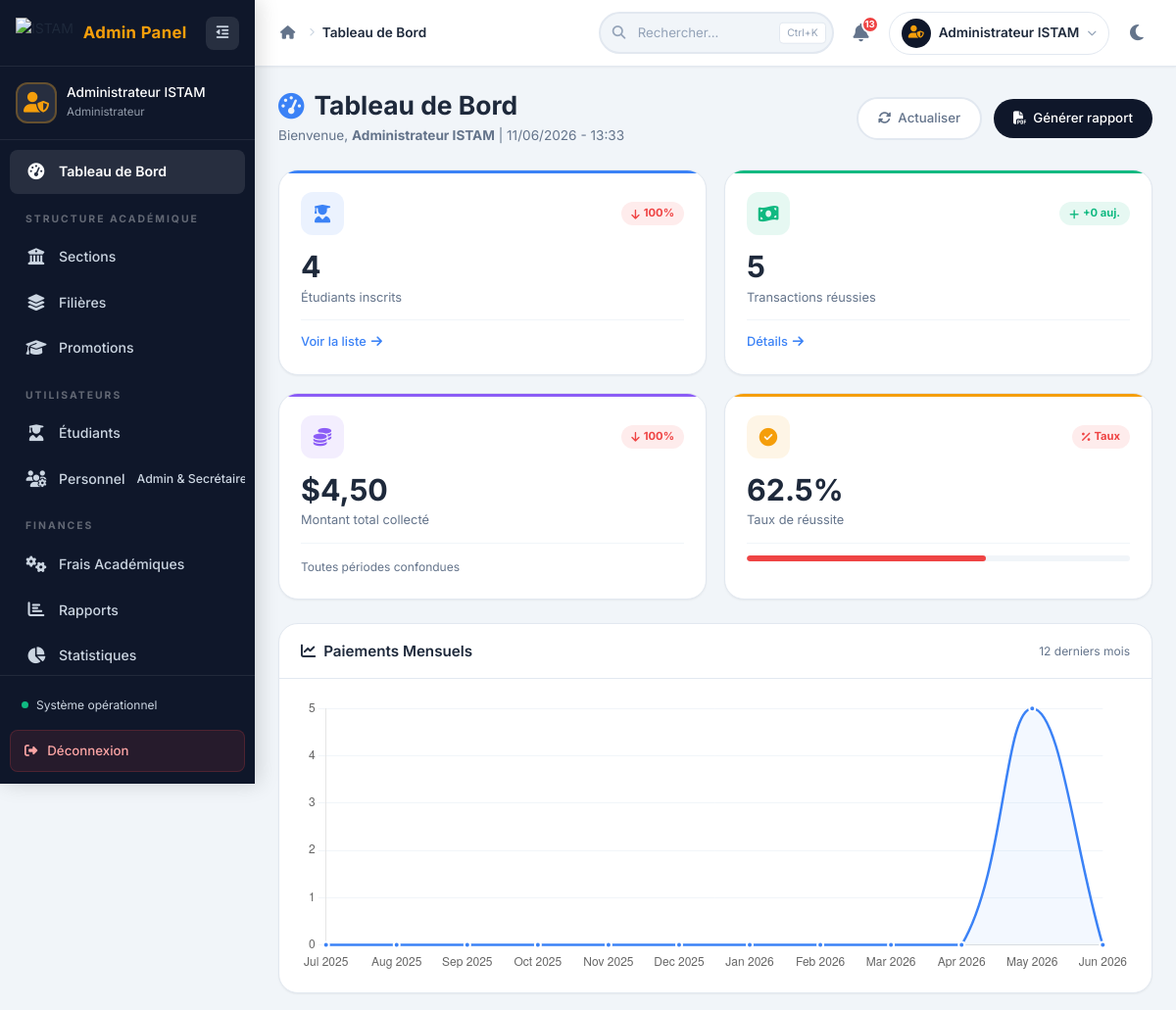
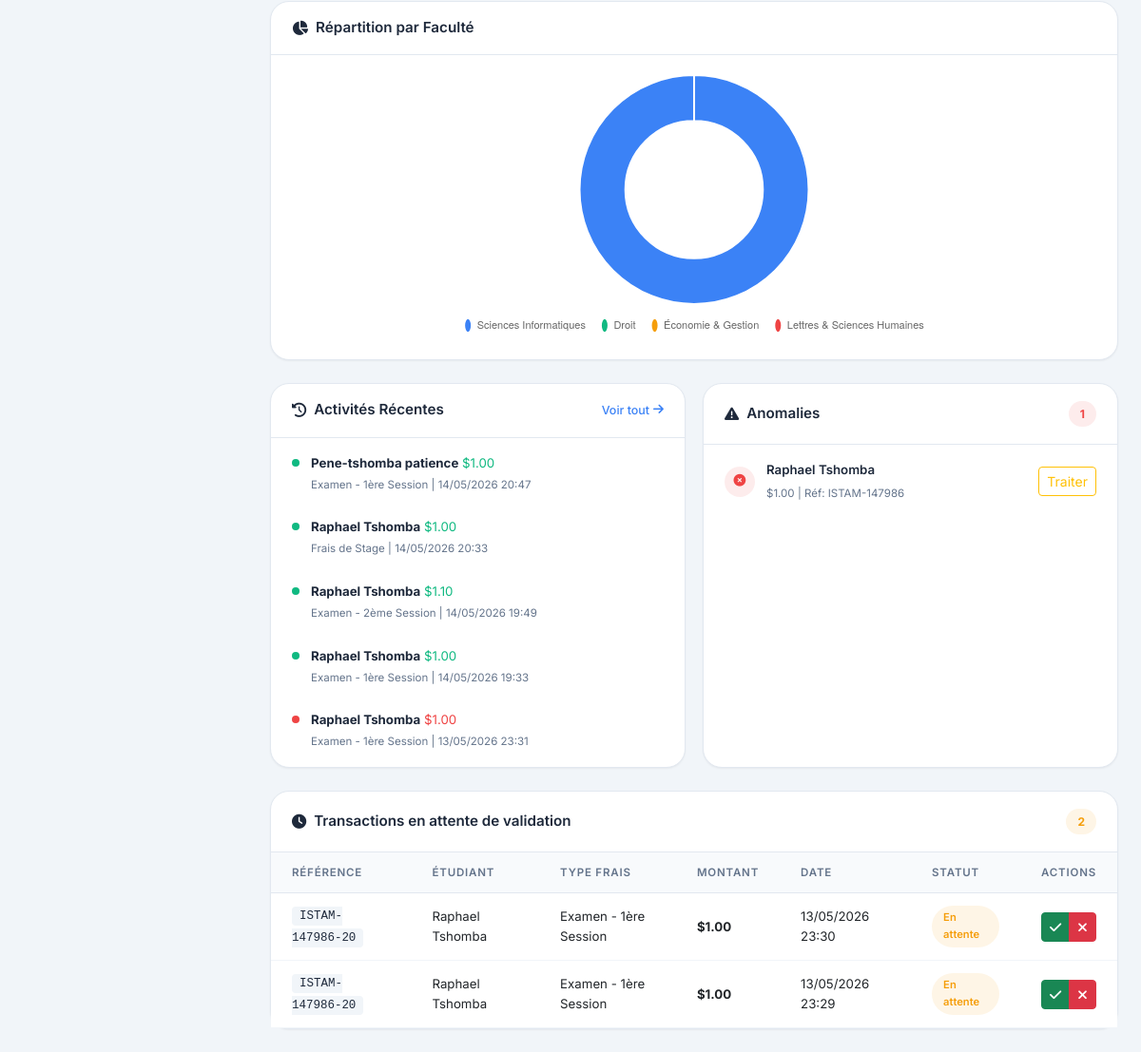
/admin/dashboard.php (signed in), run on the app's committed database (2 pictures, top to bottom).
### tables this page shows
CREATE TABLE IF NOT EXISTS `paiements` (
  `id_paiement` int(11) NOT NULL AUTO_INCREMENT,
  `id_etudiant` int(11) NOT NULL,
  `id_frais` int(11) NOT NULL,
  `montant_paye` decimal(10,2) NOT NULL,
  `date_paiement` timestamp NULL DEFAULT CURRENT_TIMESTAMP,
  `statut` enum('en_attente','succes','echec') DEFAULT 'en_attente',
  `reference_transaction` varchar(100) NOT NULL,
  PRIMARY KEY (`id_paiement`),
  UNIQUE KEY `reference_transaction` (`reference_transaction`),
  KEY `id_etudiant` (`id_etudiant`),
  KEY `id_frais` (`id_frais`),
  KEY `idx_pay_stat` (`statut`)
);

CREATE TABLE IF NOT EXISTS `utilisateurs` (
  `id_utilisateur` int(11) NOT NULL AUTO_INCREMENT,
  `nom` varchar(100) NOT NULL,
  `email` varchar(150) NOT NULL,
  `mot_de_passe` varchar(255) NOT NULL,
  `role` enum('admin','secretaire','etudiant') NOT NULL,
  `statut_compte` varchar(20) DEFAULT 'actif',
  `created_at` timestamp NULL DEFAULT CURRENT_TIMESTAMP,
  PRIMARY KEY (`id_utilisateur`),
  UNIQUE KEY `email` (`email`)
);

CREATE TABLE IF NOT EXISTS `frais` (
  `id_frais` int(11) NOT NULL AUTO_INCREMENT,
  `type_frais` varchar(100) NOT NULL,
  `montant` decimal(10,2) NOT NULL,
  `devise` varchar(10) DEFAULT 'USD',
  `taux_change` decimal(10,4) DEFAULT '2300.0000',
  `montant_fc` decimal(12,2) DEFAULT NULL,
  `annee_academique` varchar(20) NOT NULL,
  `date_limite` date DEFAULT NULL,
  `id_filiere` int(11) DEFAULT NULL,
  `id_promotion` int(11) DEFAULT NULL,
  PRIMARY KEY (`id_frais`),
  KEY `id_filiere` (`id_filiere`),
  KEY `fk_frais_promotion` (`id_promotion`)
);

### admin/dashboard.php (the view, shortened to what the rows shown need)
<?php
$db = Database::getInstance();
$admin_id = $_SESSION['user_id'] ?? 1;
$mois_labels = [];
$mois_valeurs = [];
for ($i = 11; $i >= 0; $i--) {
    $mois = date('Y-m', strtotime("-{$i} months"));
    $mois_labels[] = date('M Y', strtotime("-{$i} months"));
    $stmt = $db->prepare("SELECT COUNT(*) as total FROM paiements WHERE statut = 'succes' AND DATE_FORMAT(date_paiement, '%Y-%m') = :mois");
    $stmt->execute(['mois' => $mois]);
    $mois_valeurs[] = (int)($stmt->fetch()['total'] ?? 0);
}
$stmt = $db->query("
    SELECT f.nom_faculte, COUNT(p.id_paiement) as total
    FROM facultes f
    LEFT JOIN filieres fi ON f.id_faculte = fi.id_faculte
    LEFT JOIN etudiants e ON fi.id_filiere = e.id_filiere
    LEFT JOIN paiements p ON e.id_etudiant = p.id_etudiant AND p.statut = 'succes'
    GROUP BY f.id_faculte
    ORDER BY total DESC
");
$facultes_data = $stmt->fetchAll();
$facultes_labels = array_column($facultes_data, 'nom_faculte');
$facultes_valeurs = array_column($facultes_data, 'total');
$stmt = $db->query("
    SELECT p.id_paiement, u.nom as nom_etudiant, f.type_frais, p.montant_paye, p.date_paiement, p.statut, p.reference_transaction
    FROM paiements p
    JOIN etudiants e ON p.id_etudiant = e.id_etudiant
    JOIN utilisateurs u ON e.id_utilisateur = u.id_utilisateur
    JOIN frais f ON p.id_frais = f.id_frais
    ORDER BY p.date_paiement DESC
    LIMIT 5
");
$activites = $stmt->fetchAll();
$stmt = $db->query("
    SELECT p.id_paiement, u.nom as nom_etudiant, f.type_frais, p.montant_paye, p.date_paiement, p.reference_transaction
    FROM paiements p
    JOIN etudiants e ON p.id_etudiant = e.id_etudiant
    JOIN utilisateurs u ON e.id_utilisateur = u.id_utilisateur
    JOIN frais f ON p.id_frais = f.id_frais
    WHERE p.statut = 'echec'
    ORDER BY p.date_paiement DESC
    LIMIT 5
");
$anomalies = $stmt->fetchAll();
$stmt = $db->query("
    SELECT p.id_paiement, u.nom as nom_etudiant, f.type_frais, p.montant_paye, p.date_paiement, p.reference_transaction
    FROM paiements p
    JOIN etudiants e ON p.id_etudiant = e.id_etudiant
    JOIN utilisateurs u ON e.id_utilisateur = u.id_utilisateur
    JOIN frais f ON p.id_frais = f.id_frais
    WHERE p.statut = 'en_attente'
    ORDER BY p.date_paiement DESC
    LIMIT 10
");
$transactions = $stmt->fetchAll();
$stmt = $db->prepare("SELECT COUNT(*) as total FROM notifications WHERE id_utilisateur = :admin_id AND statut = 'non_lu'");
$stmt->execute(['admin_id' => $admin_id]);
$notifications_non_lues = $stmt->fetch()['total'] ?? 0;
?>
<!DOCTYPE html>
<html lang="fr">
<head>
    <link href="https://cdn.jsdelivr.net/npm/bootstrap@5.3.0/dist/css/bootstrap.min.css" rel="stylesheet">
    <link href="https://cdnjs.cloudflare.com/ajax/libs/font-awesome/6.4.0/css/all.min.css" rel="stylesheet">
    <link rel="stylesheet" href="../assets/css/admin/dashboard_admin.css">
</head>
<body>
    <div class="admin-layout">
        <div class="main-content">
            <main class="dashboard-content">
                <header class="dashboard-header">
                    <div class="row align-items-center">
                        <div class="col-lg-6">
                            <h1 class="dashboard-title">
                                <i class="fas fa-tachometer-alt"></i> Tableau de Bord
                            </h1>
                        </div>
                    </div>
                </header>
                <div class="info-grid">
                    <div class="info-card">
                        <div class="info-card-body">
                            <?php if (empty($activites)): ?>
                                <div class="empty-state">
                                    <i class="fas fa-inbox"></i>
                                    <p>Aucune activité récente</p>
                                </div>
                            <?php else: ?>
                                <?php foreach ($activites as $activite): ?>
                                    <div class="activity-item">
                                        <div class="activity-dot <?= $activite['statut'] === 'succes' ? 'dot-success' : ($activite['statut'] === 'echec' ? 'dot-danger' : 'dot-warning') ?>"></div>
                                        <div class="activity-info">
                                            <p class="activity-name">
                                                <strong><?= htmlspecialchars($activite['nom_etudiant']) ?></strong>
                                                <span class="text-<?= $activite['statut'] === 'succes' ? 'success' : ($activite['statut'] === 'echec' ? 'danger' : 'warning') ?>">
                                                    $<?= number_format($activite['montant_paye'], 2) ?>
                                                </span>
                                            </p>
                                            <small class="activity-detail">
                                                <?= htmlspecialchars($activite['type_frais']) ?> |
                                                <?= date('d/m/Y H:i', strtotime($activite['date_paiement'])) ?>
                                            </small>
                                        </div>
                                    </div>
                                <?php endforeach; ?>
                            <?php endif; ?>
                        </div>
                    </div>
                    <div class="info-card">
                        <div class="info-card-body">
                            <?php if (empty($anomalies)): ?>
                                <div class="empty-state">
                                    <i class="fas fa-check-circle text-success"></i>
                                    <p>Aucune anomalie détectée</p>
                                </div>
                            <?php else: ?>
                                <?php foreach ($anomalies as $anomalie): ?>
                                    <div class="anomaly-item">
                                        <div class="anomaly-status status-failed">
                                            <i class="fas fa-times-circle"></i>
                                        </div>
                                        <div class="anomaly-info">
                                            <p class="anomaly-name"><?= htmlspecialchars($anomalie['nom_etudiant']) ?></p>
                                            <small>
                                                $<?= number_format($anomalie['montant_paye'], 2) ?> |
                                                Réf: <?= htmlspecialchars(substr($anomalie['reference_transaction'], 0, 12)) ?>
                                            </small>
                                        </div>
                                        <a href="gestion_anomalies.php?id=<?= $anomalie['id_paiement'] ?>" class="btn btn-sm btn-outline-warning">Traiter</a>
                                    </div>
                                <?php endforeach; ?>
                            <?php endif; ?>
                        </div>
                    </div>
                </div>
                <div class="table-card">
                    <div class="table-responsive">
                        <table class="table admin-table">
                            <thead>
                                <tr>
                                    <th>Référence</th>
                                    <th>Étudiant</th>
                                    <th>Type Frais</th>
                                    <th>Montant</th>
                                    <th>Date</th>
                                    <th>Statut</th>
                                    <th>Actions</th>
                                </tr>
                            </thead>
                            <tbody>
                                <?php if (empty($transactions)): ?>
                                    <tr>
                                        <td colspan="7">
                                            <div class="empty-state py-4">
                                                <i class="fas fa-check-circle text-success"></i>
                                                <p>Aucune transaction en attente</p>
                                            </div>
                                        </td>
                                    </tr>
                                <?php else: ?>
                                    <?php foreach ($transactions as $tr): ?>
                                        <tr>
                                            <td><code><?= htmlspecialchars(substr($tr['reference_transaction'], 0, 15)) ?></code></td>
                                            <td><?= htmlspecialchars($tr['nom_etudiant']) ?></td>
                                            <td><?= htmlspecialchars($tr['type_frais'] ?? 'N/A') ?></td>
                                            <td><strong>$<?= number_format($tr['montant_paye'], 2) ?></strong></td>
                                            <td><?= date('d/m/Y H:i', strtotime($tr['date_paiement'])) ?></td>
                                            <td><span class="status-pill pill-warning">En attente</span></td>
                                            <td>
                                                <div class="btn-group btn-group-sm">
                                                    <a href="valider_transaction.php?id=<?= $tr['id_paiement'] ?>" class="btn btn-success" title="Valider">
                                                        <i class="fas fa-check"></i>
                                                    </a>
                                                    <a href="rejeter_transaction.php?id=<?= $tr['id_paiement'] ?>" class="btn btn-danger" title="Rejeter">
                                                        <i class="fas fa-times"></i>
                                                    </a>
                                                </div>
                                            </td>
                                        </tr>
                                    <?php endforeach; ?>
                                <?php endif; ?>
                            </tbody>
                        </table>
                    </div>
                </div>
            </main>
        </div>
    </div>
    <script>
    const chartData = {
        moisLabels: <?= json_encode($mois_labels) ?>,
        moisValeurs: <?= json_encode($mois_valeurs) ?>,
        facultesLabels: <?= json_encode($facultes_labels) ?>,
        facultesValeurs: <?= json_encode(array_map('intval', $facultes_valeurs)) ?>,
        notificationsNonLues: <?= $notifications_non_lues ?>,
        adminId: <?= $admin_id ?>
    };
    </script>
</body>
</html>

### data on the page
paiements: utilisateurs.nom "Pene-tshomba patience", montant_paye "1.00", id_frais.type_frais "Examen - 1ère Session", date_paiement "14/05/2026 20:47"
paiements: utilisateurs.nom "Raphael Tshomba", montant_paye "1.00", id_frais.type_frais "Frais de Stage", date_paiement "14/05/2026 20:33"
paiements: utilisateurs.nom "Raphael Tshomba", montant_paye "1.10", id_frais.type_frais "Examen - 2ème Session", date_paiement "14/05/2026 19:49"
paiements: utilisateurs.nom "Raphael Tshomba", montant_paye "1.00", id_frais.type_frais "Examen - 1ère Session", date_paiement "14/05/2026 19:33"
paiements: utilisateurs.nom "Raphael Tshomba", montant_paye "1.00", id_frais.type_frais "Examen - 1ère Session", date_paiement "13/05/2026 23:31", reference_transaction "ISTAM-147986"
paiements: reference_transaction "ISTAM-147986-20", utilisateurs.nom "Raphael Tshomba", id_frais.type_frais "Examen - 1ère Session", montant_paye "1.00", date_paiement "13/05/2026 23:30"
paiements: reference_transaction "ISTAM-147986-20", utilisateurs.nom "Raphael Tshomba", id_frais.type_frais "Examen - 1ère Session", montant_paye "1.00", date_paiement "13/05/2026 23:29"

### other printed values
$admin_nom_side "Administrateur ISTAM"
$titre_page "Tableau de Bord"
$notif_count "13"
$admin_nom_nav "Administrateur ISTAM"
$admin_nom "Administrateur ISTAM"
abs($evolution_etudiants) "100"
$total_etudiants "4"
$paiements_aujourdhui "0"
$total_paiements "5"
abs($evolution_paiements) "100"
$montant_total "4,50"
$taux_reussite "62.5"
$total_anomalies "1"
$transactions_attente "2"
chart data {{ json_encode($mois_valeurs) }} [0,0,0,0,0,0,0,0,0,0,5,0]
